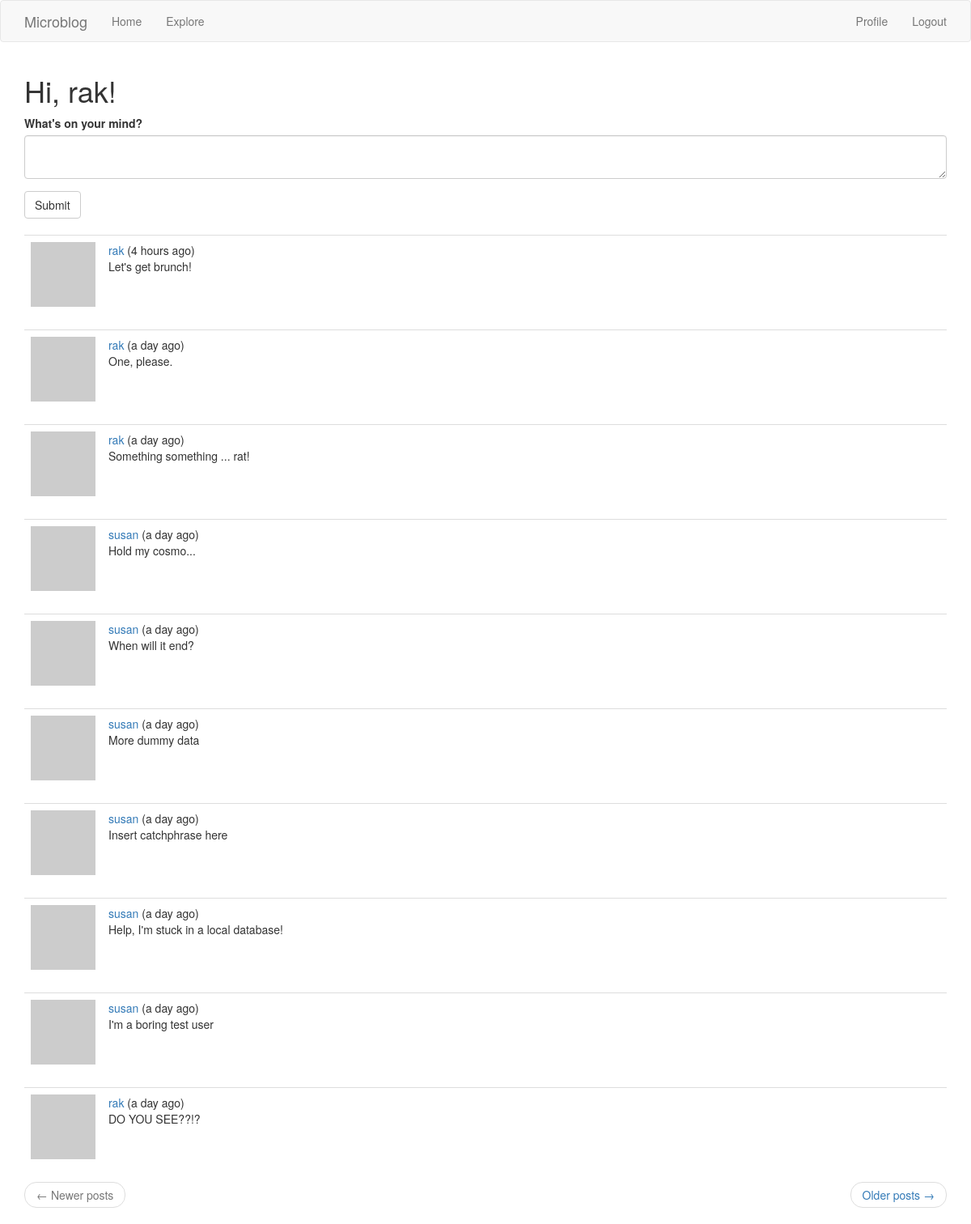
Page /index (signed in) on the committed database.
### app/models.py (models this page shows, shortened)
class User(UserMixin, db.Model):
    id = db.Column(db.Integer, primary_key=True)
    username = db.Column(db.String(32), index=True, unique=True)
    email = db.Column(db.String(128), index=True, unique=True)
    password_hash = db.Column(db.String(128))
    posts = db.relationship('Post', backref='author', lazy='dynamic')
    about_me = db.Column(db.String(140))
    last_seen = db.Column(db.DateTime, default=datetime.utcnow)
    followed = db.relationship(
        'User', secondary=followers,
        primaryjoin=(followers.c.follower_id == id),  # the 'c' attribute of any table contains its columns
        secondaryjoin=(followers.c.followed_id == id),
        backref=db.backref('followers', lazy='dynamic'),
        lazy='dynamic')
    def avatar(self, size):
        digest = md5(self.email.lower().encode('utf-8')).hexdigest()  # returns a string hex code
        return 'https://www.gravatar.com/avatar/{}?s={}&d=identicon'.format(digest, size)
    def followed_posts(self):
        followed = Post.query.join(
            followers, (followers.c.followed_id == Post.user_id)).filter(
                followers.c.follower_id == self.id)
        return followed.union(self.posts).order_by(Post.timestamp.desc())

class Post(db.Model):
    id = db.Column(db.Integer, primary_key=True)
    body = db.Column(db.String(140))
    timestamp = db.Column(db.DateTime, index=True, default=datetime.utcnow)
    user_id = db.Column(db.Integer, db.ForeignKey('user.id'))

### app/routes.py (the view)
@app.route('/', methods=['GET', 'POST'])  # map the top-level URL to this function
@app.route('/index', methods=['GET', 'POST'])  # also map the /index URL to this same function
@login_required  # require login to view this page
def index():
    form = PostForm()
    if form.validate_on_submit():
        post = Post(body=form.post.data, author=current_user)
        db.session.add(post)
        db.session.commit()
        flash(_('Post created!'))
        return redirect(url_for('index'))
    current_page = request.args.get('page', 1, type=int)
    posts = current_user.followed_posts().paginate(
        current_page, app.config['POSTS_PER_PAGE'], False)
    prev_url = url_for('index', page=posts.prev_num) if posts.has_prev else None
    next_url = url_for('index', page=posts.next_num) if posts.has_next else None
    return render_template('index.html', title=_('Home'), form=form, posts=posts.items,
                           next_url=next_url, prev_url=prev_url)

### app/forms.py
class PostForm(FlaskForm):
    post = TextAreaField(_l('What\'s on your mind?'), validators=[DataRequired(), Length(min=1, max=140)])
    submit = SubmitField(_l('Submit'))

### app/models.py (called while the page is built)
@login.user_loader
def load_user(id):
    return User.query.get(int(id))

### app/routes.py (called while the page is built)
@app.before_request
def before_request():
    if current_user.is_authenticated:
        current_user.last_seen = datetime.utcnow()
        db.session.commit()
    g.locale = str(get_locale())

### app/templates/index.html
{% extends "base.html" %}
{% import 'bootstrap/wtf.html' as wtf %}
{% block app_content %}
    <h1>{{ _('Hi, %(username)s!', username=current_user.username) }}</h1>
    {% if form %}
        {{ wtf.quick_form(form) }}
        <br>
    {% endif %}
    <div id="posts">
        {% for post in posts %}
            {% include "_post.html" %}
        {% endfor %}
    </div>
    <nav aria-label="...">
        <ul class="pager">
            <li class="previous{% if not prev_url %} disabled{% endif %}">
                <a href="{{ prev_url or '#' }}">
                    <span aria-hidden="true">←</span> {{ _('Newer posts') }}
                </a>
            </li>
            <li class="next{% if not next_url %} disabled{% endif %}">
                <a href="{{ next_url or '#' }}">
                    {{ _('Older posts') }} <span aria-hidden="true">→</span>
                </a>
            </li>
        </ul>
    </nav>
{% endblock %}

### app/templates/_post.html (shortened to what this page needs)
<table class="table table-hover">
    <tr>
        <td width="70px">
            <a href="{{ url_for('user', username=post.author.username) }}">
                <img src="{{ post.author.avatar(70) }}" />
            </a>
        </td>
        <td>
            {{ _('%(username)s (%(when)s)', username=user_link, when=moment(post.timestamp).fromNow()) }}
            <br>
            {{ post.body }}
        </td>
    </tr>
</table>

### rows in the picture
Post: body "Let's get brunch!"
Post: body "One, please."
Post: body "Something something ... rat!"
Post: body "Hold my cosmo..."
Post: body "When will it end?"
Post: body "More dummy data"
Post: body "Insert catchphrase here"
Post: body "Help, I'm stuck in a local database!"
Post: body "I'm a boring test user"
Post: body "DO YOU SEE??!?"
